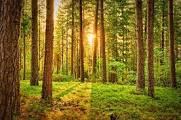
#> input picture images/SVM/train/1.jpg, 181 x 120 px, found by its file name; its folder holds only this picture in this run
$ python SVMSift.py
#> lines starting #> are read from the running program, lines starting #| are printed output that depends on the picture
# -*- coding: utf-8 -*-
"""
Created on Sun Sep 30 12:22:06 2018

@author: Saikat
"""


import numpy as np
import cv2
from cv2 import ml
from matplotlib import pyplot as plt
from sklearn.metrics import roc_curve, auc
from os.path import isfile,join


DB_path = 'images\\SVM\\train\\'
TEST_path = 'images\\SVM\\test\\'
BOW_path = 'images\\SVM\\bow\\'

siftdata = []
datalabel = []
for i in range(1,13):

    dbimname = str(i) + '.jpg'
    #testimname = str(i) + '.jpg'
    dbimgpath = join(DB_path,dbimname)
    #testimgpath = join(TEST_path,testimname)
    if  isfile(dbimgpath) :
        img2 = cv2.imread(dbimgpath,cv2.IMREAD_COLOR) # queryImage
#> img2 is the input picture: shape (120, 181, 3); mean B, G, R 34.6, 105.1, 124.6
        #img1 = cv2.imread(testimgpath,cv2.IMREAD_COLOR) # trainImage
        #cv2.cvtColor(img1,cv2.COLOR_BGR2RGB,img1)
        #cv2.cvtColor(img2,cv2.COLOR_BGR2RGB,img2)
    else :
        print("Worng Path : "  + dbimgpath)

    color_hist = [None] * 12

    ############################
    # Initiate SIFT detector
    sift = cv2.xfeatures2d.SIFT_create()
    # find the keypoints and descriptors with SIFT
    kp1, des1 = sift.detectAndCompute(img2,None)
#> kp1 = 296 keypoints; strongest (x, y, size): (40, 82, 2.7), (42, 26, 5.9), (81, 14, 1.8), (49, 21, 5.5)
    for j in des1:
        siftdata.append(j)
        if i<=6:
            datalabel.append(0)
        else:
            datalabel.append(1)
#> after the loop, datalabel = 296 values from 0 to 0; siftdata = 296 items
    sift_np = np.float32(siftdata).reshape(-1,128)
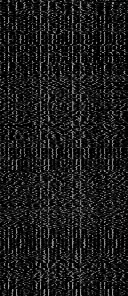
#> sift_np: shape (296, 128) float32; min 0, max 189, mean 27.8
    label_np = np.int32(datalabel).reshape(-1,1)
#> label_np = 296 values from 0 to 0
    #print(sift_np.shape)
    #print(label_np.shape)
print(label_np)
#> (printed output is left out)
svm = ml.SVM_create()
svm.setType(ml.SVM_C_SVC)
svm.setKernel(ml.SVM_POLY)
svm.setGamma(1.383)
svm.setC(1.67)
svm.setDegree(0.5)
svm.train(sift_np, cv2.ml.ROW_SAMPLE, label_np)
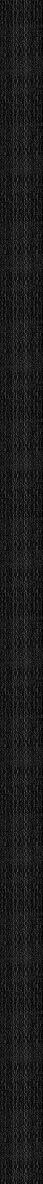
#> sift_np: shape (3552, 128) float32 (shown at 1/3 size); min 0, max 189, mean 27.8

pred_score = [None]*8
for i in range(1,9):
    class1 = 0
    class0 = 0
    #dbimname = str(i) + '.jpg'
    testimname = str(i) + '.jpg'
    #dbimgpath = join(DB_path,dbimname)
    testimgpath = join(TEST_path,testimname)
    if  isfile(testimgpath) :
        img2 = cv2.imread(testimgpath,cv2.IMREAD_COLOR) # queryImage
        #img1 = cv2.imread(testimgpath,cv2.IMREAD_COLOR) # trainImage
        #cv2.cvtColor(img1,cv2.COLOR_BGR2RGB,img1)
        #cv2.cvtColor(img2,cv2.COLOR_BGR2RGB,img2)
    else :
        print("Worng Path : "  + testimgpath)

    kp2, des2 = sift.detectAndCompute(img2,None)
#> kp2 has the same summary as kp1

    for j in des2:
        test_hist_np = np.float32(j).reshape(1,128)
        res = svm.predict(test_hist_np)
        if res[1][0]==1:
            class1 = class1+1
        else:
            class0 = class0+1
#> this loop made 296 passes
#> res on passes 1 to 12: (0, [1]), (0, [1]), (0, [0]), (0, [0]), (0, [0]), (0, [0]), (0, [0]), (0, [0]), (0, [0]), (0, [1]), (0, [1]), (0, [1])
#> after the loop, class0 = 108; class1 = 188
    print("class 0: "+str(class0)+ " class 1: "+str(class1))
#| class 0: 108 class 1: 188
    if class1>class0:
        pred_score[i-1] = 1
    else:
        pred_score[i-1] = 0
    print("Pred Score : "+ str(pred_score[i-1]))
    #hist_data.append(color_hist)

pred_np = np.float32(pred_score).reshape(1,8)
true_label = np.float32([0,0,0,0,1,1,1,1])
#print(pred_np.shape)
fpv, tpv, _ = roc_curve(true_label,pred_np[0,:])
roc_auc = auc(fpv, tpv)
lw =2
plt.plot(fpv, tpv, color='darkorange',
         lw=lw, label='ROC curve (area = %0.2f)' % roc_auc)
plt.plot([0, 1], [0, 1], color='navy', lw=lw, linestyle='--')
plt.xlim([0.0, 1.0])
plt.ylim([0.0, 1.05])
plt.xlabel('False Positive Rate')
plt.ylabel('True Positive Rate')
plt.title('Receiver operating characteristic Color Histogram')
plt.legend(loc="lower right")
plt.show()
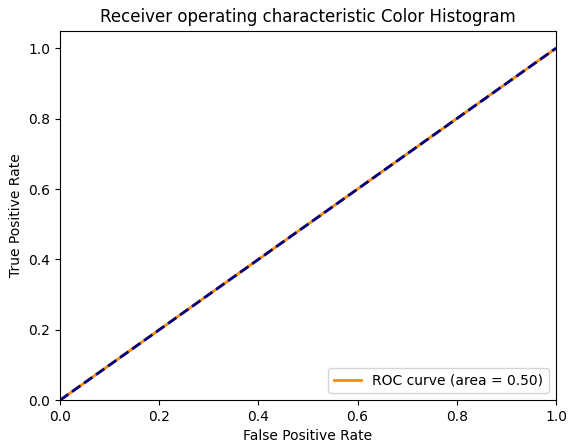
#> figure drawn by matplotlib, 1 panel
